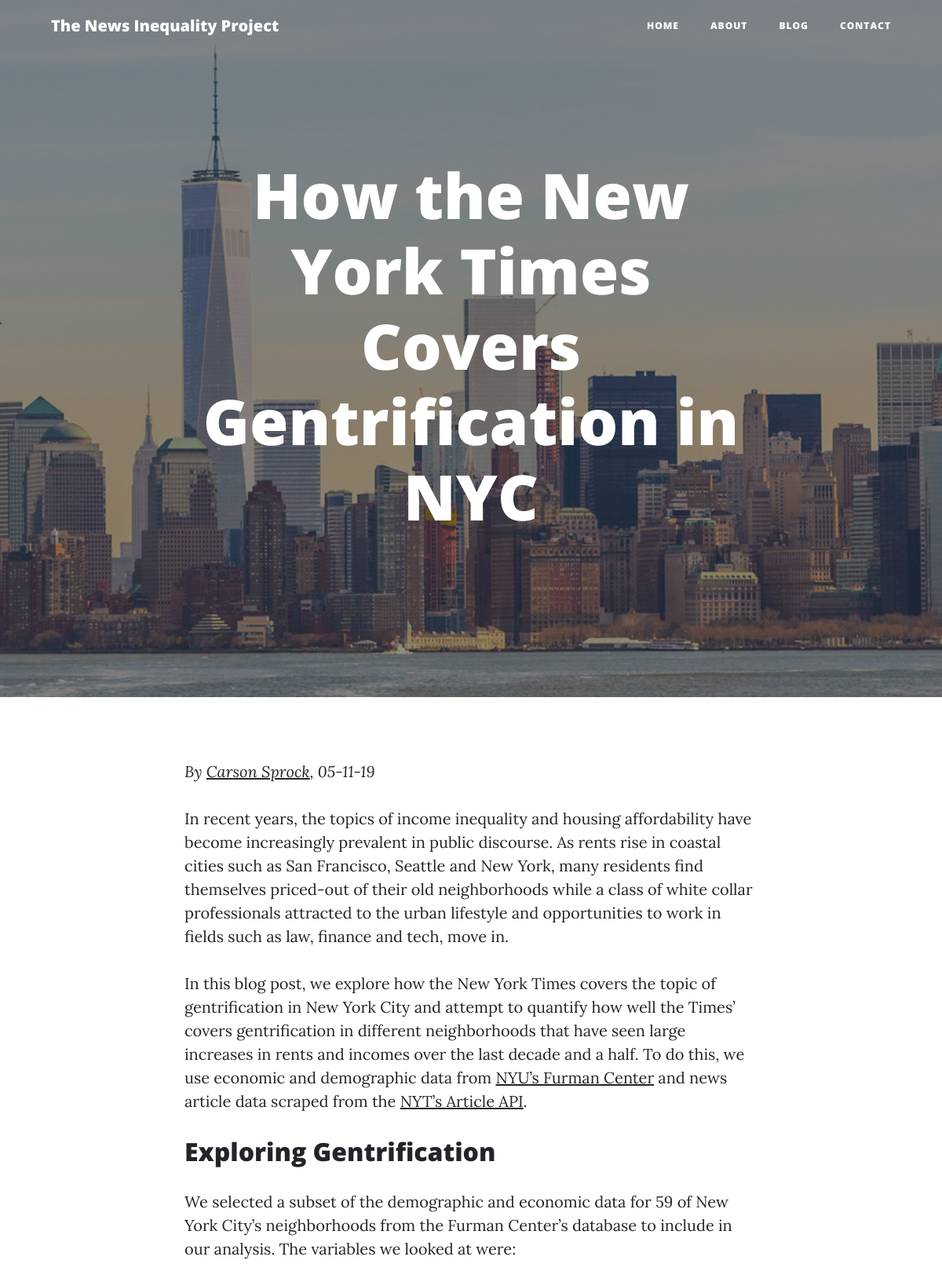
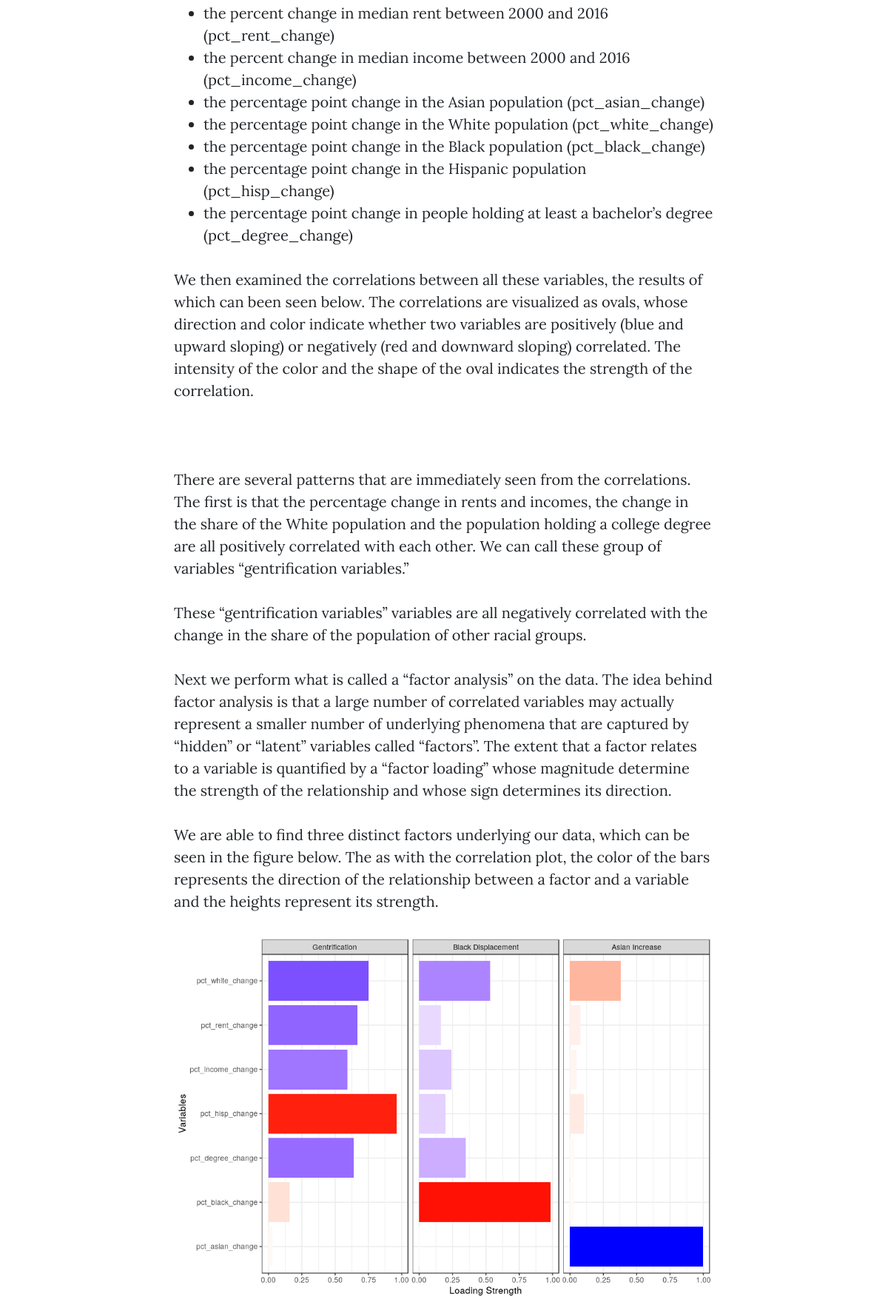
Page /blog/2 (upper part) on the committed database (2 pictures, top to bottom).
### app/models.py (models this page shows, shortened)
class Post(db.Model):
    id = db.Column(db.Integer, primary_key=True)
    title = db.Column(db.String(256), nullable=False)
    subtitle = db.Column(db.String(256))
    date = db.Column(db.DateTime(timezone=True), index=True, default=datetime.utcnow)
    external_url = db.Column(db.String(1024), nullable=True)
    header_pic = db.Column(db.Integer(), nullable=True)
    author_id = db.Column(db.Integer, db.ForeignKey('author.id'), nullable=False)
    def author(self):
        author = Author.query.filter_by(id=self.author_id).first()
        return author

class Author(db.Model):
    id = db.Column(db.Integer, primary_key=True)
    firstname = db.Column(db.String(128), nullable=False)
    lastname = db.Column(db.String(128), nullable=False)
    email = db.Column(db.String(256))
    handle = db.Column(db.String(256))
    __table_args__ = (db.UniqueConstraint('firstname', 'lastname', name="u_author_firstname_lastname"),)
    posts = db.relationship('Post', backref='author', lazy='dynamic')
    def posts(self):
        my_posts = Post.query.filter_by(author_id=self.id)
        return my_posts

### app/blog/routes.py (the view)
@bp.route('/blog/<int:post_id>')
def blog_post(post_id):
    post_meta = Post.query.filter_by(id=post_id).first_or_404()
    if post_meta.header_pic:
        header_pic_url = "/static/img/header_{}.jpg".format(post_id)
    else:
        header_pic_url = None
    return render_template('blog/post_{}.html'.format(post_id), main_header=post_meta.title, title=post_meta.title, header_pic_url=header_pic_url, post=post_meta)

### app/templates/blog/post_2.html (shortened to what this page needs)
{% extends "post.html" %}
{% block post %}
<p>
	In recent years, the topics of income inequality and housing affordability have become increasingly prevalent in public discourse.
	As rents rise in coastal cities such as San Francisco, Seattle and New York, many residents find themselves priced-out
	of their old neighborhoods while a class of white collar professionals attracted to the urban lifestyle and opportunities
	to work in fields such as law, finance and tech, move in.
</p>
<p>
	In this blog post, we explore how the New York Times covers the topic of gentrification in New York City and attempt to
	quantify how well the Times’ covers gentrification in different neighborhoods that have seen large increases in rents and
	incomes over the last decade and a half. To do this, we use economic and demographic data from
	<a href="http://furmancenter.org/" target="_blank" rel="noopener">NYU’s Furman Center</a> and news
	article data scraped from the <a href="NYT’s Article API" target="_blank" rel="noopener">NYT’s Article API</a>.
</p>
<h2> Exploring Gentrification </h2>
<p>We selected a subset of the demographic and economic data for 59 of New York City’s neighborhoods from the Furman Center’s database to include in our analysis. The variables we looked at were: </p>
<ul>
	<li>the percent change in median rent between 2000 and 2016 (pct_rent_change)</li>
	<li>the percent change in median income between 2000 and 2016 (pct_income_change)</li>
	<li>the percentage point change in the Asian population (pct_asian_change)</li>
	<li>the percentage point change in the White population (pct_white_change)</li>
	<li>the percentage point change in the Black population (pct_black_change)</li>
	<li>the percentage point change in the Hispanic population (pct_hisp_change)</li>
	<li>the percentage point change in people holding at least a bachelor’s degree (pct_degree_change) </li>
</ul>
<p>
	We then examined the correlations between all these variables, the results of which can been seen below.
	The correlations are visualized as ovals, whose direction and color indicate whether two variables are
	positively (blue and upward sloping) or negatively (red and downward sloping) correlated.
	The intensity of the color and the shape of the oval indicates the strength of the correlation.
</p>
<div class="text-center">
</div>
<p>There are several patterns that are immediately seen from the correlations. The first is that the percentage change in rents and incomes,
	the change in the share of the White population and the population holding a college degree are all positively correlated with each other.
	We can call these group of variables “gentrification variables.”
</p>
<p>These “gentrification variables” variables are all negatively correlated with the change in the share of the population of other racial groups.</p>
<p>
	Next we perform what is called a “factor analysis” on the data. The idea behind factor analysis is that a large number of correlated variables may actually
	represent a smaller number of underlying phenomena that are captured by “hidden” or “latent” variables called “factors”.
	The extent that a factor relates to a variable is quantified by a “factor loading” whose magnitude determine the strength of the relationship and whose sign determines its direction.
</p>
<p>
	We are able to find three distinct factors underlying our data, which can be seen in the figure below.
	The as with the correlation plot, the color of the bars represents the direction of the relationship between a factor and a variable and the heights represent its strength.
</p>
<div class="text-center">
	<img class="img-fluid" src="/static/blog/post_2/factor_analysis.png" alt="">
</div>
{% endblock %}

### app/templates/post.html
{% extends "base.html" %}
{% block content %}
    <article>
      <div class="container">
        <div class="row">
          <div class="col-lg-8 col-md-10 mx-auto">
            {% if post %}
              <p class="post-meta">
                <i>
                  By
                  <a href="{{ post.author().handle }}">{{ post.author().firstname }} {{ post.author().lastname }}</a>, {{ post.date.date().strftime('%m-%d-%y') }}
                </i>
              </p>
            {% endif %}
              {% block post %}
              {% endblock %}
          </div>
        </div>
      </div>
    </article>
{% endblock %}

### app/templates/header.html (shortened to what this page needs)
      <header class="masthead"  style="background-image: url( {{ header_pic_url }} )">
      <div class="overlay"></div>
      <div class="container">
        <div class="row">
          <div class="col-lg-8 col-md-10 mx-auto">
            <div class="site-heading">
              <h1>{{ main_header }}</h1>
            </div>
          </div>
        </div>
      </div>
    </header>

### app/templates/blog/post_2.html (style rules this page uses)
h2 { align: center; }

### rows in the picture
Post: title "How the New York Times Covers Gentrification in NYC", date "05-11-19"
Author: author "Carson", author "Sprock"
